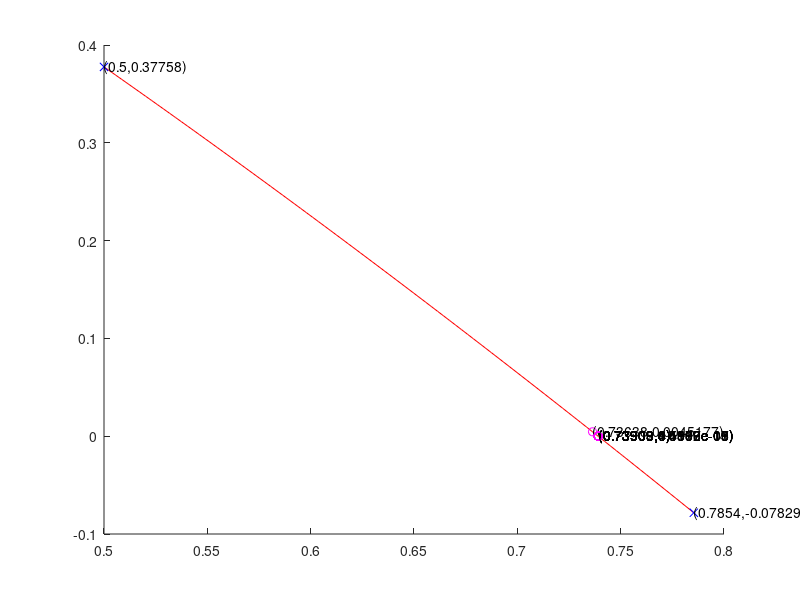

MATLAB code for this plot:
%METODO FALSO
%ALUMNO: LUNA INFANTES FABRICIO
clc;
format long;
aprox0=0.5;%primera aproximacion
aprox1=pi/4;%segundaa aproximacion
tol=1; %tolerancia
iter=16;%numero maximo de iteraciones
i=2;%contador de iteraciones
q=0;
function[result]=funcfalso(x)%funcion que se desea averiguar la aproximacion
  result=cos(x)-x;
return
endfunction

c=linspace(aprox0,aprox1);%guarda el intervalo para la grafica
hold on %mantiene la grafica en la pantalla
plot(c,funcfalso(c),'r-');%grafica la funcion en el intervalo
plot(aprox0,funcfalso(aprox0),'bx-');%grafica las primeras aprox
text(aprox0,funcfalso(aprox0),strcat("(",num2str(aprox0),",",num2str(funcfalso(aprox0)),")"));
plot(aprox1,funcfalso(aprox1),'bx-');
text(aprox1,funcfalso(aprox1),strcat("(",num2str(aprox1),",",num2str(funcfalso(aprox1)),")"));
q0=funcfalso(aprox0);%evalua la primera aproximacion en la funcion y se le asigna a otra variable
q1=funcfalso(aprox1);%evalua la segunda aproximacion en la funcion y se le asigna a otra variable

while(i<=iter)
  p=aprox1-(q1*(aprox1-aprox0))/(q1-q0); %se halla el valor de la nueva aproximacion
  
  if(abs(p-aprox1)<tol)
    disp(p);%imprime las aproximaciones
    plot(p,funcfalso(p),'mo');%grafica el punto aproximado de color magenta
    text(p,funcfalso(p),strcat("(",num2str(p),",",num2str(funcfalso(p)),")"));
    pause(0.8);%para graficar la aproximacion de manera lenta
  endif
  i=i+1;%el contador aumenta
  q=funcfalso(p);%evalua la aproximacion en la funcion y se le asigna a una nueva variable
  
  if(q*q1<0)
    aprox0=aprox1;%la primera aproximacion inicial toma el valor de la segunda
    q0=q1;
  endif
  aprox1=p;%la segunda aproximacion inicial toma el valor de la nueva aproximacion
  q1=q;
endwhile
fprintf('El metodo fracaso despues de %d', iter);
fprintf(' iteraciones');
hold off
